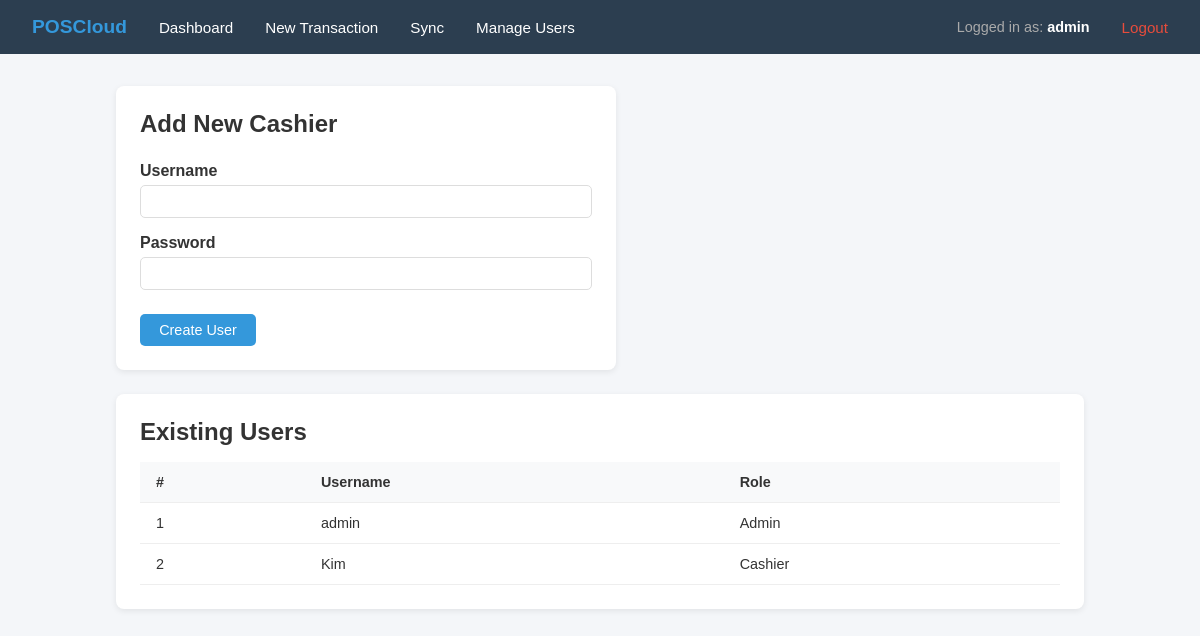
The app's page /users (signed in) with its own data.
### database.py (models this page shows)
class Base(DeclarativeBase):
    pass

class User(Base):
    __tablename__ = "users"
    id: Mapped[int] = mapped_column(primary_key=True, autoincrement=True)
    username: Mapped[str] = mapped_column(String(100), unique=True, nullable=False)
    password: Mapped[str] = mapped_column(String(255), nullable=False)  # stored as plain text for simplicity

### main.py (the view)
@app.get("/users", response_class=HTMLResponse)
async def users_page(request: Request, db: AsyncSession = Depends(get_db)):
    redirect = require_login(request)
    if redirect:
        return redirect
    if get_current_user(request) != "admin":  # only admin can access this page
        return RedirectResponse(url="/", status_code=302)
    result = await db.execute(select(User).order_by(User.id))
    users = result.scalars().all()
    return templates.TemplateResponse(request, "users.html", {"users": users, "message": None})

### templates/users.html (shortened to what this page needs)
{% extends "base.html" %}
{% block content %}
<div class="card" style="max-width:500px;">
    <h2 style="margin-bottom:1.5rem;">Add New Cashier</h2>
    <form method="post" action="/users">
        <div style="margin-bottom:1rem;">
            <label style="display:block;margin-bottom:0.3rem;font-weight:600;">Username</label>
            <input type="text" name="username" required style="width:100%;padding:0.5rem;border:1px solid #ddd;border-radius:5px;">
        </div>
        <div style="margin-bottom:1.5rem;">
            <label style="display:block;margin-bottom:0.3rem;font-weight:600;">Password</label>
            <input type="password" name="password" required style="width:100%;padding:0.5rem;border:1px solid #ddd;border-radius:5px;">
        </div>
        <button type="submit" class="btn btn-primary">Create User</button>
    </form>
</div>
<div class="card">
    <h2 style="margin-bottom:1rem;">Existing Users</h2>
    <table>
        <thead>
            <tr>
                <th>#</th>
                <th>Username</th>
                <th>Role</th>
            </tr>
        </thead>
        <tbody>
            {% for u in users %}
            <tr>
                <td>{{ u.id }}</td>
                <td>{{ u.username }}</td>
                <td>{{ "Admin" if u.username == "admin" else "Cashier" }}</td>
            </tr>
            {% endfor %}
        </tbody>
    </table>
</div>
{% endblock %}

### templates/base.html (shortened to what this page needs)
<!DOCTYPE html>
<html lang="en">
<head>
</head>
<body>
    <nav>
        <span class="brand">POSCloud</span>
        <a href="/">Dashboard</a>
        <a href="/new-transaction">New Transaction</a>
        <a href="/sync">Sync</a>
        {% if request.cookies.get('session_user') == 'admin' %}
        <a href="/users">Manage Users</a>
        {% endif %}
        <span style="margin-left:auto; color:#aaa; font-size:0.9rem;">Logged in as: <strong style="color:#fff;">{{ request.cookies.get('session_user') }}</strong></span>
        {% if request.cookies.get('session_user') == 'admin' %}
        <a href="/logout" style="color:#e74c3c;">Logout</a>
        {% else %}
        <a href="/logout" style="color:#e74c3c;">Switch User</a>
        {% endif %}
    </nav>
    <div class="container">
        {% block content %}{% endblock %}
    </div>
</body>
</html>

### templates/base.html (style rules this page uses)
* { margin: 0; padding: 0; box-sizing: border-box; }
body { font-family: Arial, sans-serif; background: #f4f6f9; color: #333; }
nav { background: #2c3e50; padding: 1rem 2rem; display: flex; align-items: center; gap: 2rem; }
nav a { color: #fff; text-decoration: none; font-size: 0.95rem; }
nav .brand { font-size: 1.2rem; font-weight: bold; color: #3498db; }
.container { max-width: 1000px; margin: 2rem auto; padding: 0 1rem; }
.card { background: #fff; border-radius: 8px; padding: 1.5rem; box-shadow: 0 2px 6px rgba(0,0,0,0.08); margin-bottom: 1.5rem; }
.btn { padding: 0.5rem 1.2rem; border: none; border-radius: 5px; cursor: pointer; font-size: 0.9rem; }
.btn-primary { background: #3498db; color: #fff; }
table { width: 100%; border-collapse: collapse; }
th, td { padding: 0.75rem 1rem; text-align: left; border-bottom: 1px solid #eee; font-size: 0.9rem; }
th { background: #f8f9fa; font-weight: 600; }

### records on screen
User: cookies.get "admin", id "1", username "admin", username "Admin"
User: id "2", username "Kim", username "Cashier"
